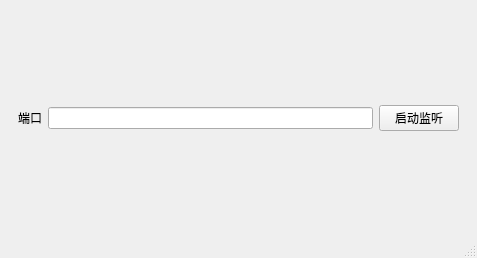
<?xml version="1.0" encoding="UTF-8"?>
<ui version="4.0">
 <class>MainWindow</class>
 <widget class="QMainWindow" name="MainWindow">
  <property name="geometry">
   <rect>
    <x>0</x>
    <y>0</y>
    <width>477</width>
    <height>258</height>
   </rect>
  </property>
  <property name="windowTitle">
   <string>MainWindow</string>
  </property>
  <widget class="QWidget" name="centralwidget">
   <layout class="QVBoxLayout" name="verticalLayout">
    <item>
     <widget class="QWidget" name="widget" native="true">
      <layout class="QHBoxLayout" name="horizontalLayout">
       <item>
        <widget class="QLabel" name="label">
         <property name="text">
          <string>端口</string>
         </property>
        </widget>
       </item>
       <item>
        <widget class="QLineEdit" name="lineEdit_port"/>
       </item>
       <item>
        <widget class="QPushButton" name="btn_listen">
         <property name="text">
          <string>启动监听</string>
         </property>
        </widget>
       </item>
      </layout>
     </widget>
    </item>
   </layout>
  </widget>
  <widget class="QMenuBar" name="menubar">
   <property name="geometry">
    <rect>
     <x>0</x>
     <y>0</y>
     <width>477</width>
     <height>25</height>
    </rect>
   </property>
  </widget>
  <widget class="QStatusBar" name="statusbar"/>
 </widget>
 <resources/>
 <connections/>
</ui>
